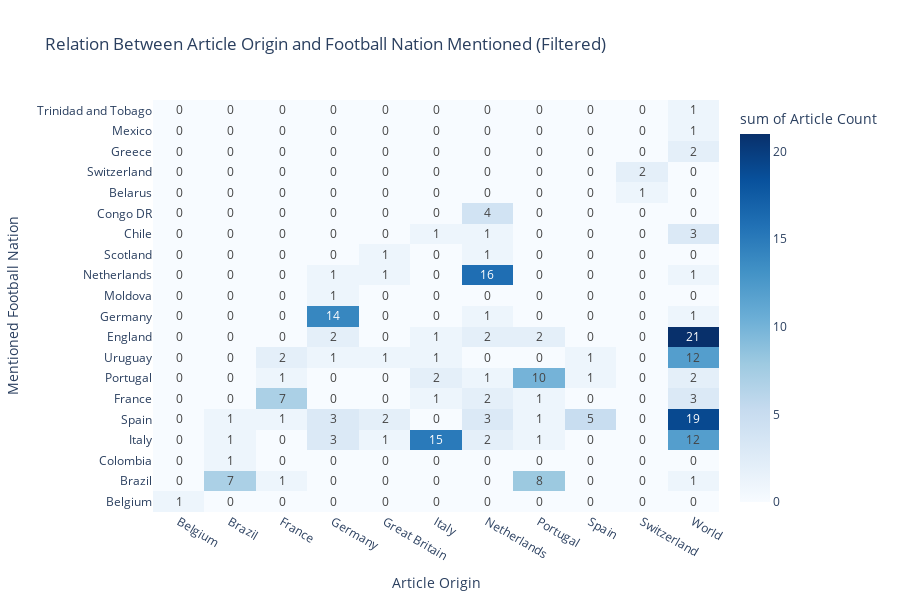

This figure's notebook cell:
### Markdown cell above
# 4. Data visualization (2 points)
We are wondering if the news sources discuss mostly their national football club, or if they also talk about other clubs.

Make an interactive plot that shows the relation between a news articles origin country and the topic that they talk about. It needs to include an informative tooltip.

You can select whichever visualization library you prefer, note that it is also possible to run JS' d3 in Jupyter notebooks.

### Code cell
import plotly.express as px


#plot the data as matrix:
#X-axis: origin of the article
#Y-axis: nationality of the club the article is about

#for the nationality, the articles classified as None (means we were not able to understand the nationality of the club the article is about) 
#are not considered
records = []
for el in data:
    origin = el.attrib.get('Origin', 'Unknown')
    nation = el.attrib.get('Nation', 'None')
    records.append({'Origin': origin, 'Nation': nation})

df = pd.DataFrame(records)

df['Nation'] = df['Nation'].fillna('None')

df_filtered = df[(df['Nation'].str.lower() != 'none')]

grouped = df_filtered.groupby(['Origin', 'Nation']).size().reset_index(name='Article Count')

fig = px.density_heatmap(
    grouped,
    x='Origin',
    y='Nation',
    z='Article Count',
    color_continuous_scale='Blues',
    text_auto=True,
    hover_name='Origin',
    hover_data={'Nation': True, 'Article Count': True},
    title='Relation Between Article Origin and Football Nation Mentioned (Filtered)'
)

fig.update_layout(
    xaxis_title='Article Origin',
    yaxis_title='Mentioned Football Nation',
    hoverlabel=dict(bgcolor="white", font_size=12, font_family="Arial"),
    height=600,
)

fig.show()



#CONSIDERATION:
#for most of the countries, the articles are mainly about clubs of its own nation.

### Figure 1 — Plotly figure (JSON) as saved in the notebook; plotly's stock layout.template omitted (floating-point values rounded to 4 significant figures)
{"data": [{"coloraxis": "coloraxis", "histfunc": "sum", "hovertemplate": "Origin=%{x}<br>Nation=%{y}<br>sum of Article Count=%{z}<extra></extra>", "name": "", "texttemplate": "%{z}", "type": "histogram2d", "x": ["Belgium", "Brazil", "Brazil", "Brazil", "Brazil", "France", "France", "France", "France", "France", "Germany", "Germany", "Germany", "Germany", "Germany", "Germany", "Germany", "Great Britain", "Great Britain", "Great Britain", "Great Britain", "Great Britain", "Italy", "Italy", "Italy", "Italy", "Italy", "Italy", "Netherlands", "Netherlands", "Netherlands", "Netherlands", "Netherlands", "Netherlands", "Netherlands", "Netherlands", "Netherlands", "Netherlands", "Portugal", "Portugal", "Portugal", "Portugal", "Portugal", "Portugal", "Spain", "Spain", "Spain", "Switzerland", "Switzerland", "World", "World", "World", "World", "World", "World", "World", "World", "World", "World", "World", "World", "World"], "xaxis": "x", "xbingroup": "x", "y": ["Belgium", "Brazil", "Colombia", "Italy", "Spain", "Brazil", "France", "Portugal", "Spain", "Uruguay", "England", "Germany", "Italy", "Moldova", "Netherlands", "Spain", "Uruguay", "Italy", "Netherlands", "Scotland", "Spain", "Uruguay", "Chile", "England", "France", "Italy", "Portugal", "Uruguay", "Chile", "Congo DR", "England", "France", "Germany", "Italy", "Netherlands", "Portugal", "Scotland", "Spain", "Brazil", "England", "France", "Italy", "Portugal", "Spain", "Portugal", "Spain", "Uruguay", "Belarus", "Switzerland", "Brazil", "Chile", "England", "France", "Germany", "Greece", "Italy", "Mexico", "Netherlands", "Portugal", "Spain", "Trinidad and Tobago", "Uruguay"], "yaxis": "y", "ybingroup": "y", "z": [1, 7, 1, 1, 1, 1, 7, 1, 1, 2, 2, 14, 3, 1, 1, 3, 1, 1, 1, 1, 2, 1, 1, 1, 1, 15, 2, 1, 1, 4, 2, 2, 1, 2, 16, 1, 1, 3, 8, 2, 1, 1, 10, 1, 1, 5, 1, 1, 2, 1, 3, 21, 3, 1, 2, 12, 1, 1, 2, 19, 1, 12]}], "layout": {"coloraxis": {"colorbar": {"title": {"text": "sum of Article Count"}}, "colorscale": [[0, "rgb(247,251,255)"], [0.125, "rgb(222,235,247)"], [0.25, "rgb(198,219,239)"], [0.375, "rgb(158,202,225)"], [0.5, "rgb(107,174,214)"], [0.625, "rgb(66,146,198)"], [0.75, "rgb(33,113,181)"], [0.875, "rgb(8,81,156)"], [1, "rgb(8,48,107)"]]}, "height": 600, "hoverlabel": {"bgcolor": "white", "font": {"family": "Arial", "size": 12}}, "legend": {"tracegroupgap": 0}, "title": {"text": "Relation Between Article Origin and Football Nation Mentioned (Filtered)"}, "xaxis": {"anchor": "y", "domain": [0, 1], "title": {"text": "Article Origin"}}, "yaxis": {"anchor": "x", "domain": [0, 1], "title": {"text": "Mentioned Football Nation"}}}}
